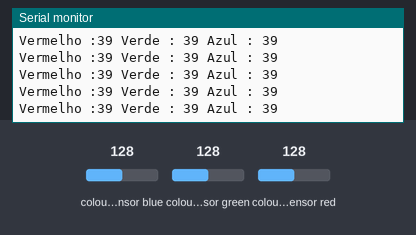
This sketch was run on a simulated Arduino Uno, built with avr-gcc and run on an emulated ATmega328P. Parts: the last lines printed to the serial monitor. Wiring (inferred from the names in the program): TCS3200 colour sensor: output pin 2; S2 pin 3; S3 pin 4; S0 pin 6; S1 pin 5. The inputs (shaded band) are chosen by the test bench; at power-on: colour sensor blue 128, colour sensor green 128, colour sensor red 128.

Above: at 1.2 s.
1.3 s: colour sensor blue set to 5
At 1.9 s:
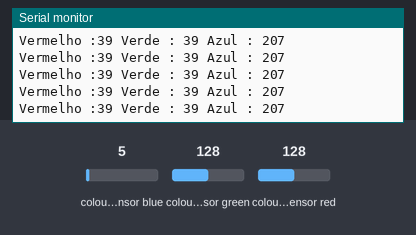
2.8 s: colour sensor blue set to 64
At 3.5 s:
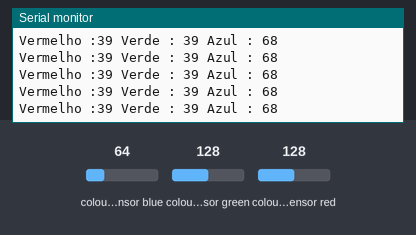
5.8 s: colour sensor green set to 5
At 6.9 s:
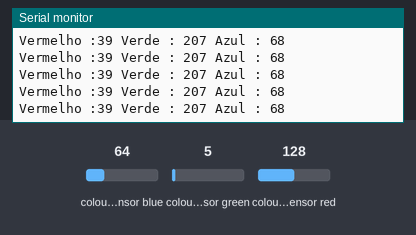
8.8 s: colour sensor green set to 64
At 9.7 s:
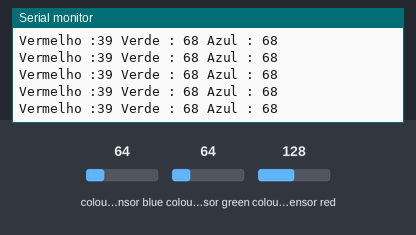
11.8 s: colour sensor red set to 5
At 12.6 s:
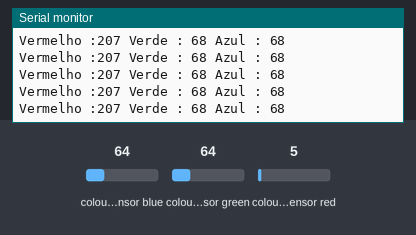
13.3 s: colour sensor red set to 64
At 13.9 s:
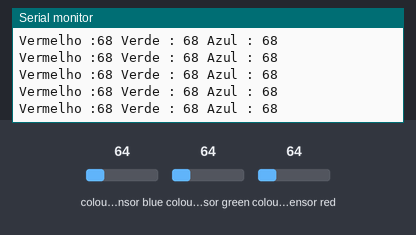
Timing chart, 0 to 16.3 s (numbered marks = the images above; inputs shaded):
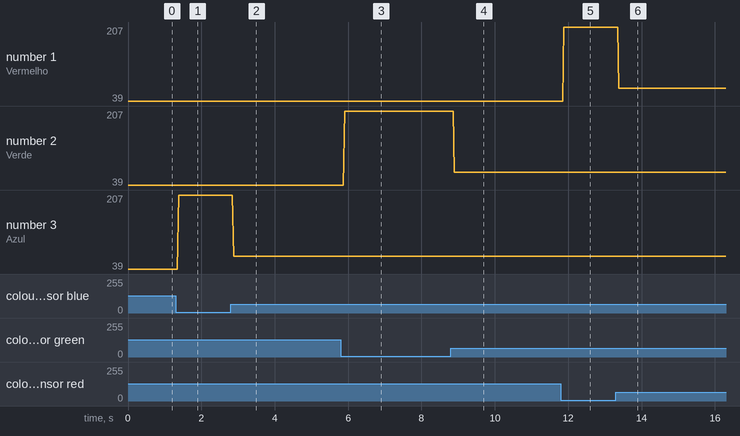

Measured:
- after the input at 1.3 s, the serial monitor: prints a new line after 0.08 s (image 1)
- after the input at 2.8 s, the serial monitor: prints a new line after 0.08 s (image 2)
- after the input at 5.8 s, the serial monitor: prints a new line after 0.10 s (image 3)
- after the input at 8.8 s, the serial monitor: prints a new line after 0.10 s (image 4)
- after the input at 11.8 s, the serial monitor: prints a new line after 0.08 s (image 5)
- after the input at 13.3 s, the serial monitor: prints a new line after 0.08 s (image 6)
- plotted number 3: 39 → 207 after the input at 1.3 s, 207 → 68 after the input at 2.8 s

The sketch:

LEITURA_SENSOR_COR_UM.ino
```cpp
//Pinos de conexao do modulo TCS230
const int s0 = 6;
const int s1 = 5;
const int s2 = 3;
const int s3 = 4;
const int out = 2;

//Variaveis que armazenam o valor das cores
int red = 0;
int green = 0;
int blue = 0;


void setup() {
   pinMode(s0, OUTPUT);
  pinMode(s1, OUTPUT);
  pinMode(s2, OUTPUT);
  pinMode(s3, OUTPUT);
  pinMode(out, INPUT);

  Serial.begin(9600);
  digitalWrite(s0, HIGH);
  digitalWrite(s1, HIGH);

}

void loop() {
  color(); //Chama a rotina que le as cores
  //Mostra no serial monitor os valores detectados
  Serial.print("Vermelho :");
  Serial.print(red, DEC);
  Serial.print(" Verde : ");
  Serial.print(green, DEC);
  Serial.print(" Azul : ");
  Serial.print(blue, DEC);
  Serial.println();


}
void color()
{
  //Rotina que le o valor das cores
  digitalWrite(s2, LOW);
  digitalWrite(s3, LOW);
  //count OUT, pRed, RED
  red = pulseIn(out, digitalRead(out) == HIGH ? LOW : HIGH);
  digitalWrite(s3, HIGH);
  //count OUT, pBLUE, BLUE
  blue = pulseIn(out, digitalRead(out) == HIGH ? LOW : HIGH);
  digitalWrite(s2, HIGH);
  //count OUT, pGreen, GREEN
  green = pulseIn(out, digitalRead(out) == HIGH ? LOW : HIGH);
}
```
